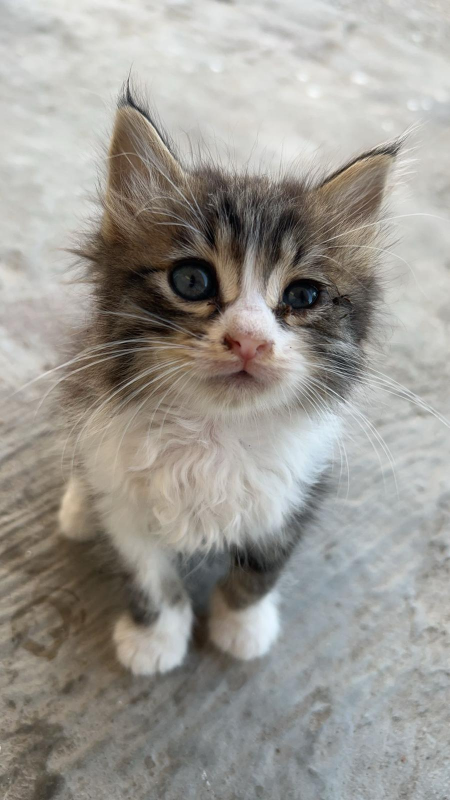
#> input picture OPENCV/Photos/cat.jpg, 900 x 1600 px (shown at 1/2 size)
$ python rescale.py
#> lines starting #> are read from the running program, lines starting #| are printed output that depends on the picture; after the words box and inside, x2 and y2 are one past the last pixel; in counts of white or black regions, pixels touching at a corner belong together
import cv2 as cv

def rescaleFrame(frame, scale=0.45):
    # works for Images, Videos and Live Video
    width = int(frame.shape[1] * scale)
    height = int(frame.shape[0] * scale)
    dimensions = (width, height)
    return cv.resize(frame, dimensions, interpolation=cv.INTER_AREA)


def changeRes(width, height):
    # works for Live Video
    # 3 references width, 4 references height
    capture.set(3,width)
    capture.set(4,height)


# Reading Images

img = cv.imread("Photos/cat.jpg")
#> img is the input picture: shape (1600, 900, 3); mean B, G, R 147.7, 153.6, 156.5
resize_image= rescaleFrame(img)
#> in rescaleFrame, `return cv.resize(frame, dimensions, interpolation=cv.INTER_AREA)`:
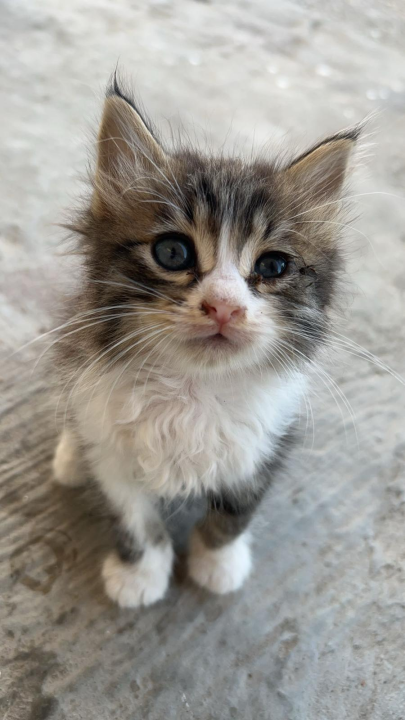
#> returned value: shape (720, 405, 3); mean of channels 0, 1, 2 147.7, 153.6, 156.5; drawn as B, G, R

px = resize_image[100:300,100:200]
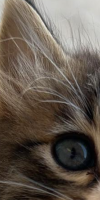
#> px: shape (200, 100, 3); mean B, G, R 79, 89, 99.5
resize_image[100:300,100:200] = [255,0,0]
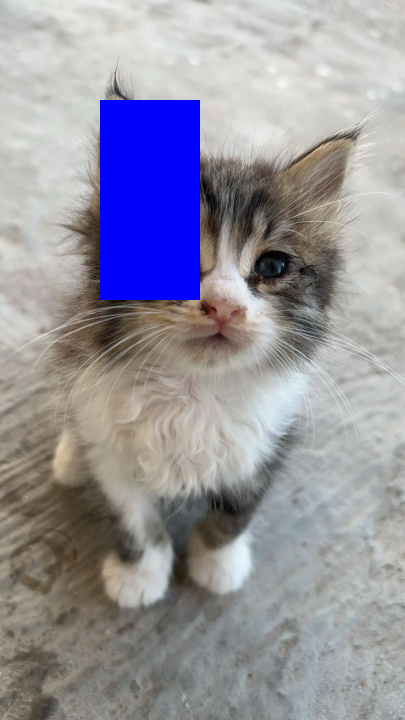
#> resize_image: shape (720, 405, 3); 6.86% of pixels changed, all inside (x1, y1, x2, y2) = (100, 100, 200, 300)
print( resize_image.shape )
#| (720, 405, 3)


cv.imshow("Cat", img)
cv.imshow("Resized Cat", resize_image)
cv.waitKey(0)
# Reading Videos

capture = cv.VideoCapture("Videos/cat_video.mp4")

while True:
    isTrue, frame = capture.read()
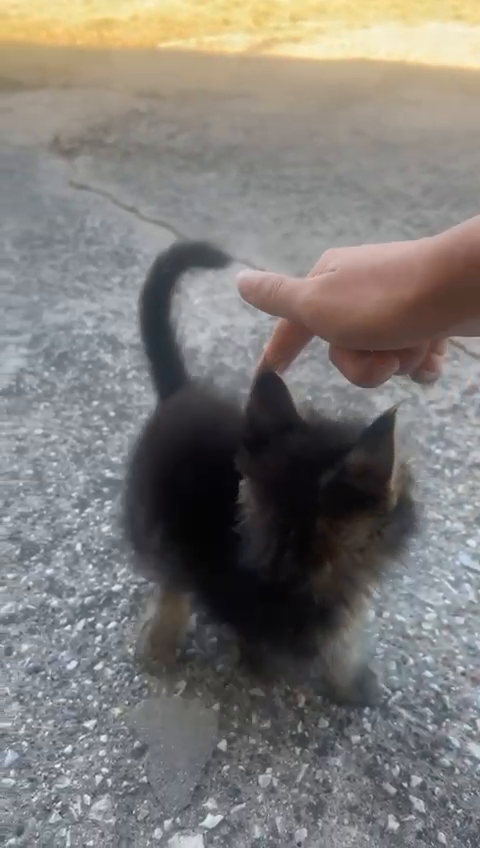
#> input picture frame 29 of OPENCV/Videos/cat_video.mp4, 480 x 848 px
#> frame is the input picture: shape (848, 480, 3); mean B, G, R 119.4, 122.9, 126

    frame_resized = rescaleFrame(frame)

    cv.imshow("Video", frame)
    cv.imshow("Video Resized", frame_resized)

    if cv.waitKey(20) & 0xFF==ord("d"):
#> (key Esc is pressed here)
        break

capture.release()
cv.destroyAllWindows
